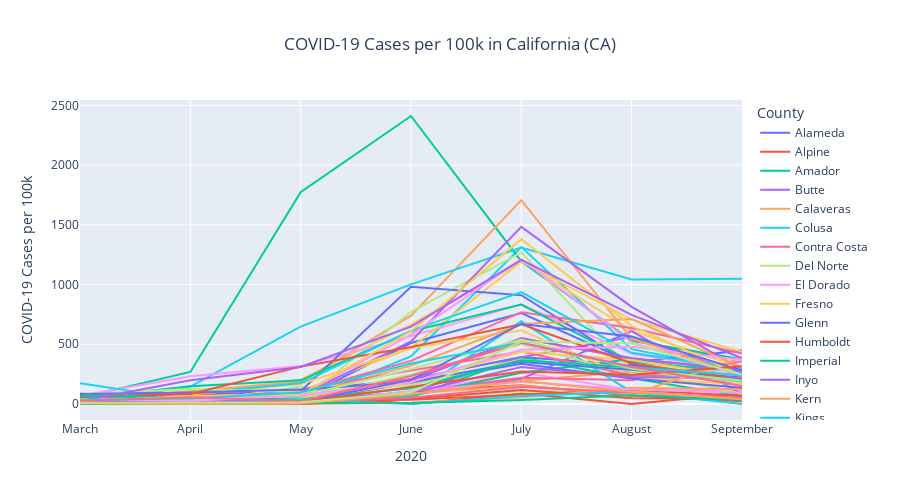

Here is the notebook cell this chart was saved with:
### Code cell
# Plot Covid Cases per 100k by month
df = pd.DataFrame((monthlycases_df.iloc[:,:-1].div(monthlycases_df['pop'], axis=0)*100000).stack(level=0)).reset_index()
df.rename(columns={'level_1':'2020',0:'COVID-19 Cases per 100k'},inplace=True)
fig = px.line(df, x='2020', y='COVID-19 Cases per 100k', color="County",hover_name="County",title='COVID-19 Cases per 100k in California (CA)')
fig.update_layout(height=500,title_x=0.5)
fig.show()

if export:
    fig.write_html("../figures/1_covid_cases.html")
#fig.write_image("../figures/1_covid_cases.png")

### Figure 1 — Plotly figure (JSON) as saved in the notebook; plotly's stock layout.template omitted (floating-point values rounded to 4 significant figures)
{"data": [{"hovertemplate": "<b>%{hovertext}</b><br><br>County=Alameda<br>2020=%{x}<br>COVID-19 Cases per 100k=%{y}<extra></extra>", "hovertext": ["Alameda", "Alameda", "Alameda", "Alameda", "Alameda", "Alameda", "Alameda"], "legendgroup": "Alameda", "line": {"color": "#636efa", "dash": "solid"}, "mode": "lines", "name": "Alameda", "orientation": "v", "showlegend": true, "type": "scatter", "x": ["March", "April", "May", "June", "July", "August", "September"], "xaxis": "x", "y": [40.63, 75.69, 111.7, 207.9, 392.7, 323.3, 155.6], "yaxis": "y"}, {"hovertemplate": "<b>%{hovertext}</b><br><br>County=Alpine<br>2020=%{x}<br>COVID-19 Cases per 100k=%{y}<extra></extra>", "hovertext": ["Alpine", "Alpine", "Alpine", "Alpine", "Alpine", "Alpine", "Alpine"], "legendgroup": "Alpine", "line": {"color": "#EF553B", "dash": "solid"}, "mode": "lines", "name": "Alpine", "orientation": "v", "showlegend": true, "type": "scatter", "x": ["March", "April", "May", "June", "July", "August", "September"], "xaxis": "x", "y": [88.57, 0, 88.57, 0, 88.57, 0, 88.57], "yaxis": "y"}, {"hovertemplate": "<b>%{hovertext}</b><br><br>County=Amador<br>2020=%{x}<br>COVID-19 Cases per 100k=%{y}<extra></extra>", "hovertext": ["Amador", "Amador", "Amador", "Amador", "Amador", "Amador", "Amador"], "legendgroup": "Amador", "line": {"color": "#00cc96", "dash": "solid"}, "mode": "lines", "name": "Amador", "orientation": "v", "showlegend": true, "type": "scatter", "x": ["March", "April", "May", "June", "July", "August", "September"], "xaxis": "x", "y": [12.58, 7.547, 5.031, 60.37, 389.9, 216.3, 62.89], "yaxis": "y"}, {"hovertemplate": "<b>%{hovertext}</b><br><br>County=Butte<br>2020=%{x}<br>COVID-19 Cases per 100k=%{y}<extra></extra>", "hovertext": ["Butte", "Butte", "Butte", "Butte", "Butte", "Butte", "Butte"], "legendgroup": "Butte", "line": {"color": "#ab63fa", "dash": "solid"}, "mode": "lines", "name": "Butte", "orientation": "v", "showlegend": true, "type": "scatter", "x": ["March", "April", "May", "June", "July", "August", "September"], "xaxis": "x", "y": [6.387, 2.737, 20.53, 99.92, 391.0, 563.4, 251.8], "yaxis": "y"}, {"hovertemplate": "<b>%{hovertext}</b><br><br>County=Calaveras<br>2020=%{x}<br>COVID-19 Cases per 100k=%{y}<extra></extra>", "hovertext": ["Calaveras", "Calaveras", "Calaveras", "Calaveras", "Calaveras", "Calaveras", "Calaveras"], "legendgroup": "Calaveras", "line": {"color": "#FFA15A", "dash": "solid"}, "mode": "lines", "name": "Calaveras", "orientation": "v", "showlegend": true, "type": "scatter", "x": ["March", "April", "May", "June", "July", "August", "September"], "xaxis": "x", "y": [13.07, 15.25, 10.89, 87.14, 193.9, 272.3, 93.67], "yaxis": "y"}, {"hovertemplate": "<b>%{hovertext}</b><br><br>County=Colusa<br>2020=%{x}<br>COVID-19 Cases per 100k=%{y}<extra></extra>", "hovertext": ["Colusa", "Colusa", "Colusa", "Colusa", "Colusa", "Colusa", "Colusa"], "legendgroup": "Colusa", "line": {"color": "#19d3f3", "dash": "solid"}, "mode": "lines", "name": "Colusa", "orientation": "v", "showlegend": true, "type": "scatter", "x": ["March", "April", "May", "June", "July", "August", "September"], "xaxis": "x", "y": [13.92, 0, 27.85, 399.1, 1313.0, 459.5, 278.5], "yaxis": "y"}, {"hovertemplate": "<b>%{hovertext}</b><br><br>County=Contra Costa<br>2020=%{x}<br>COVID-19 Cases per 100k=%{y}<extra></extra>", "hovertext": ["Contra Costa", "Contra Costa", "Contra Costa", "Contra Costa", "Contra Costa", "Contra Costa", "Contra Costa"], "legendgroup": "Contra Costa", "line": {"color": "#FF6692", "dash": "solid"}, "mode": "lines", "name": "Contra Costa", "orientation": "v", "showlegend": true, "type": "scatter", "x": ["March", "April", "May", "June", "July", "August", "September"], "xaxis": "x", "y": [40.83, 45.08, 59.99, 209.9, 552.9, 378.4, 226.5], "yaxis": "y"}, {"hovertemplate": "<b>%{hovertext}</b><br><br>County=Del Norte<br>2020=%{x}<br>COVID-19 Cases per 100k=%{y}<extra></extra>", "hovertext": ["Del Norte", "Del Norte", "Del Norte", "Del Norte", "Del Norte", "Del Norte", "Del Norte"], "legendgroup": "Del Norte", "line": {"color": "#B6E880", "dash": "solid"}, "mode": "lines", "name": "Del Norte", "orientation": "v", "showlegend": true, "type": "scatter", "x": ["March", "April", "May", "June", "July", "August", "September"], "xaxis": "x", "y": [3.596, 10.79, 147.4, 50.34, 107.9, 100.7, 107.9], "yaxis": "y"}, {"hovertemplate": "<b>%{hovertext}</b><br><br>County=El Dorado<br>2020=%{x}<br>COVID-19 Cases per 100k=%{y}<extra></extra>", "hovertext": ["El Dorado", "El Dorado", "El Dorado", "El Dorado", "El Dorado", "El Dorado", "El Dorado"], "legendgroup": "El Dorado", "line": {"color": "#FF97FF", "dash": "solid"}, "mode": "lines", "name": "El Dorado", "orientation": "v", "showlegend": true, "type": "scatter", "x": ["March", "April", "May", "June", "July", "August", "September"], "xaxis": "x", "y": [15.56, 14.0, 28.0, 90.75, 262.9, 116.7, 110.5], "yaxis": "y"}, {"hovertemplate": "<b>%{hovertext}</b><br><br>County=Fresno<br>2020=%{x}<br>COVID-19 Cases per 100k=%{y}<extra></extra>", "hovertext": ["Fresno", "Fresno", "Fresno", "Fresno", "Fresno", "Fresno", "Fresno"], "legendgroup": "Fresno", "line": {"color": "#FECB52", "dash": "solid"}, "mode": "lines", "name": "Fresno", "orientation": "v", "showlegend": true, "type": "scatter", "x": ["March", "April", "May", "June", "July", "August", "September"], "xaxis": "x", "y": [23.22, 85.78, 204.2, 664.3, 1193.0, 615.1, 300.8], "yaxis": "y"}, {"hovertemplate": "<b>%{hovertext}</b><br><br>County=Glenn<br>2020=%{x}<br>COVID-19 Cases per 100k=%{y}<extra></extra>", "hovertext": ["Glenn", "Glenn", "Glenn", "Glenn", "Glenn", "Glenn", "Glenn"], "legendgroup": "Glenn", "line": {"color": "#636efa", "dash": "solid"}, "mode": "lines", "name": "Glenn", "orientation": "v", "showlegend": true, "type": "scatter", "x": ["March", "April", "May", "June", "July", "August", "September"], "xaxis": "x", "y": [10.57, 14.09, 45.79, 510.7, 760.8, 348.7, 447.3], "yaxis": "y"}, {"hovertemplate": "<b>%{hovertext}</b><br><br>County=Humboldt<br>2020=%{x}<br>COVID-19 Cases per 100k=%{y}<extra></extra>", "hovertext": ["Humboldt", "Humboldt", "Humboldt", "Humboldt", "Humboldt", "Humboldt", "Humboldt"], "legendgroup": "Humboldt", "line": {"color": "#EF553B", "dash": "solid"}, "mode": "lines", "name": "Humboldt", "orientation": "v", "showlegend": true, "type": "scatter", "x": ["March", "April", "May", "June", "July", "August", "September"], "xaxis": "x", "y": [36.15, 6.639, 38.36, 35.41, 78.93, 118.8, 66.39], "yaxis": "y"}, {"hovertemplate": "<b>%{hovertext}</b><br><br>County=Imperial<br>2020=%{x}<br>COVID-19 Cases per 100k=%{y}<extra></extra>", "hovertext": ["Imperial", "Imperial", "Imperial", "Imperial", "Imperial", "Imperial", "Imperial"], "legendgroup": "Imperial", "line": {"color": "#00cc96", "dash": "solid"}, "mode": "lines", "name": "Imperial", "orientation": "v", "showlegend": true, "type": "scatter", "x": ["March", "April", "May", "June", "July", "August", "September"], "xaxis": "x", "y": [51.32, 268.2, 1774.0, 2412.0, 1194.0, 529.2, 373.6], "yaxis": "y"}, {"hovertemplate": "<b>%{hovertext}</b><br><br>County=Inyo<br>2020=%{x}<br>COVID-19 Cases per 100k=%{y}<extra></extra>", "hovertext": ["Inyo", "Inyo", "Inyo", "Inyo", "Inyo", "Inyo", "Inyo"], "legendgroup": "Inyo", "line": {"color": "#ab63fa", "dash": "solid"}, "mode": "lines", "name": "Inyo", "orientation": "v", "showlegend": true, "type": "scatter", "x": ["March", "April", "May", "June", "July", "August", "September"], "xaxis": "x", "y": [55.44, 49.89, 5.544, 77.61, 210.7, 609.8, 83.15], "yaxis": "y"}, {"hovertemplate": "<b>%{hovertext}</b><br><br>County=Kern<br>2020=%{x}<br>COVID-19 Cases per 100k=%{y}<extra></extra>", "hovertext": ["Kern", "Kern", "Kern", "Kern", "Kern", "Kern", "Kern"], "legendgroup": "Kern", "line": {"color": "#FFA15A", "dash": "solid"}, "mode": "lines", "name": "Kern", "orientation": "v", "showlegend": true, "type": "scatter", "x": ["March", "April", "May", "June", "July", "August", "September"], "xaxis": "x", "y": [30.77, 106.0, 183.4, 739.8, 1707.0, 548.1, 246.9], "yaxis": "y"}, {"hovertemplate": "<b>%{hovertext}</b><br><br>County=Kings<br>2020=%{x}<br>COVID-19 Cases per 100k=%{y}<extra></extra>", "hovertext": ["Kings", "Kings", "Kings", "Kings", "Kings", "Kings", "Kings"], "legendgroup": "Kings", "line": {"color": "#19d3f3", "dash": "solid"}, "mode": "lines", "name": "Kings", "orientation": "v", "showlegend": true, "type": "scatter", "x": ["March", "April", "May", "June", "July", "August", "September"], "xaxis": "x", "y": [11.77, 146.5, 647.3, 1002.0, 1310.0, 1042.0, 1049.0], "yaxis": "y"}, {"hovertemplate": "<b>%{hovertext}</b><br><br>County=Lake<br>2020=%{x}<br>COVID-19 Cases per 100k=%{y}<extra></extra>", "hovertext": ["Lake", "Lake", "Lake", "Lake", "Lake", "Lake", "Lake"], "legendgroup": "Lake", "line": {"color": "#FF6692", "dash": "solid"}, "mode": "lines", "name": "Lake", "orientation": "v", "showlegend": true, "type": "scatter", "x": ["March", "April", "May", "June", "July", "August", "September"], "xaxis": "x", "y": [1.553, 12.43, 34.17, 97.85, 219.0, 198.8, 358.8], "yaxis": "y"}, {"hovertemplate": "<b>%{hovertext}</b><br><br>County=Lassen<br>2020=%{x}<br>COVID-19 Cases per 100k=%{y}<extra></extra>", "hovertext": ["Lassen", "Lassen", "Lassen", "Lassen", "Lassen", "Lassen", "Lassen"], "legendgroup": "Lassen", "line": {"color": "#B6E880", "dash": "solid"}, "mode": "lines", "name": "Lassen", "orientation": "v", "showlegend": true, "type": "scatter", "x": ["March", "April", "May", "June", "July", "August", "September"], "xaxis": "x", "y": [0, 0, 19.63, 771.9, 1269.0, 278.0, 85.04], "yaxis": "y"}, {"hovertemplate": "<b>%{hovertext}</b><br><br>County=Los Angeles<br>2020=%{x}<br>COVID-19 Cases per 100k=%{y}<extra></extra>", "hovertext": ["Los Angeles", "Los Angeles", "Los Angeles", "Los Angeles", "Los Angeles", "Los Angeles", "Los Angeles"], "legendgroup": "Los Angeles", "line": {"color": "#FF97FF", "dash": "solid"}, "mode": "lines", "name": "Los Angeles", "orientation": "v", "showlegend": true, "type": "scatter", "x": ["March", "April", "May", "June", "July", "August", "September"], "xaxis": "x", "y": [68.44, 232.3, 317.2, 568.5, 834.7, 420.1, 278.3], "yaxis": "y"}, {"hovertemplate": "<b>%{hovertext}</b><br><br>County=Madera<br>2020=%{x}<br>COVID-19 Cases per 100k=%{y}<extra></extra>", "hovertext": ["Madera", "Madera", "Madera", "Madera", "Madera", "Madera", "Madera"], "legendgroup": "Madera", "line": {"color": "#FECB52", "dash": "solid"}, "mode": "lines", "name": "Madera", "orientation": "v", "showlegend": true, "type": "scatter", "x": ["March", "April", "May", "June", "July", "August", "September"], "xaxis": "x", "y": [25.42, 20.98, 108.1, 470.4, 1192.0, 706.2, 436.7], "yaxis": "y"}, {"hovertemplate": "<b>%{hovertext}</b><br><br>County=Marin<br>2020=%{x}<br>COVID-19 Cases per 100k=%{y}<extra></extra>", "hovertext": ["Marin", "Marin", "Marin", "Marin", "Marin", "Marin", "Marin"], "legendgroup": "Marin", "line": {"color": "#636efa", "dash": "solid"}, "mode": "lines", "name": "Marin", "orientation": "v", "showlegend": true, "type": "scatter", "x": ["March", "April", "May", "June", "July", "August", "September"], "xaxis": "x", "y": [51.0, 44.43, 107.0, 982.1, 911.4, 329.6, 203.2], "yaxis": "y"}, {"hovertemplate": "<b>%{hovertext}</b><br><br>County=Mariposa<br>2020=%{x}<br>COVID-19 Cases per 100k=%{y}<extra></extra>", "hovertext": ["Mariposa", "Mariposa", "Mariposa", "Mariposa", "Mariposa", "Mariposa", "Mariposa"], "legendgroup": "Mariposa", "line": {"color": "#EF553B", "dash": "solid"}, "mode": "lines", "name": "Mariposa", "orientation": "v", "showlegend": true, "type": "scatter", "x": ["March", "April", "May", "June", "July", "August", "September"], "xaxis": "x", "y": [0, 87.19, 5.813, 104.6, 156.9, 69.76, 23.25], "yaxis": "y"}, {"hovertemplate": "<b>%{hovertext}</b><br><br>County=Mendocino<br>2020=%{x}<br>COVID-19 Cases per 100k=%{y}<extra></extra>", "hovertext": ["Mendocino", "Mendocino", "Mendocino", "Mendocino", "Mendocino", "Mendocino", "Mendocino"], "legendgroup": "Mendocino", "line": {"color": "#00cc96", "dash": "solid"}, "mode": "lines", "name": "Mendocino", "orientation": "v", "showlegend": true, "type": "scatter", "x": ["March", "April", "May", "June", "July", "August", "September"], "xaxis": "x", "y": [4.611, 8.069, 23.06, 66.86, 261.7, 376.9, 289.3], "yaxis": "y"}, {"hovertemplate": "<b>%{hovertext}</b><br><br>County=Merced<br>2020=%{x}<br>COVID-19 Cases per 100k=%{y}<extra></extra>", "hovertext": ["Merced", "Merced", "Merced", "Merced", "Merced", "Merced", "Merced"], "legendgroup": "Merced", "line": {"color": "#ab63fa", "dash": "solid"}, "mode": "lines", "name": "Merced", "orientation": "v", "showlegend": true, "type": "scatter", "x": ["March", "April", "May", "June", "July", "August", "September"], "xaxis": "x", "y": [11.52, 59.06, 70.22, 523.3, 1483.0, 813.2, 289.9], "yaxis": "y"}, {"hovertemplate": "<b>%{hovertext}</b><br><br>County=Modoc<br>2020=%{x}<br>COVID-19 Cases per 100k=%{y}<extra></extra>", "hovertext": ["Modoc", "Modoc", "Modoc", "Modoc", "Modoc", "Modoc", "Modoc"], "legendgroup": "Modoc", "line": {"color": "#FFA15A", "dash": "solid"}, "mode": "lines", "name": "Modoc", "orientation": "v", "showlegend": true, "type": "scatter", "x": ["March", "April", "May", "June", "July", "August", "September"], "xaxis": "x", "y": [0, 0, 0, 11.31, 56.55, 135.7, 124.4], "yaxis": "y"}, {"hovertemplate": "<b>%{hovertext}</b><br><br>County=Mono<br>2020=%{x}<br>COVID-19 Cases per 100k=%{y}<extra></extra>", "hovertext": ["Mono", "Mono", "Mono", "Mono", "Mono", "Mono", "Mono"], "legendgroup": "Mono", "line": {"color": "#19d3f3", "dash": "solid"}, "mode": "lines", "name": "Mono", "orientation": "v", "showlegend": true, "type": "scatter", "x": ["March", "April", "May", "June", "July", "August", "September"], "xaxis": "x", "y": [173.1, 34.62, 55.39, 69.23, 692.3, 96.93, 41.54], "yaxis": "y"}, {"hovertemplate": "<b>%{hovertext}</b><br><br>County=Monterey<br>2020=%{x}<br>COVID-19 Cases per 100k=%{y}<extra></extra>", "hovertext": ["Monterey", "Monterey", "Monterey", "Monterey", "Monterey", "Monterey", "Monterey"], "legendgroup": "Monterey", "line": {"color": "#FF6692", "dash": "solid"}, "mode": "lines", "name": "Monterey", "orientation": "v", "showlegend": true, "type": "scatter", "x": ["March", "April", "May", "June", "July", "August", "September"], "xaxis": "x", "y": [17.28, 43.08, 103.4, 360.8, 768.8, 636.5, 421.8], "yaxis": "y"}, {"hovertemplate": "<b>%{hovertext}</b><br><br>County=Napa<br>2020=%{x}<br>COVID-19 Cases per 100k=%{y}<extra></extra>", "hovertext": ["Napa", "Napa", "Napa", "Napa", "Napa", "Napa", "Napa"], "legendgroup": "Napa", "line": {"color": "#B6E880", "dash": "solid"}, "mode": "lines", "name": "Napa", "orientation": "v", "showlegend": true, "type": "scatter", "x": ["March", "April", "May", "June", "July", "August", "September"], "xaxis": "x", "y": [24.68, 34.12, 46.46, 247.6, 501.7, 242.5, 194.6], "yaxis": "y"}, {"hovertemplate": "<b>%{hovertext}</b><br><br>County=Nevada<br>2020=%{x}<br>COVID-19 Cases per 100k=%{y}<extra></extra>", "hovertext": ["Nevada", "Nevada", "Nevada", "Nevada", "Nevada", "Nevada", "Nevada"], "legendgroup": "Nevada", "line": {"color": "#FF97FF", "dash": "solid"}, "mode": "lines", "name": "Nevada", "orientation": "v", "showlegend": true, "type": "scatter", "x": ["March", "April", "May", "June", "July", "August", "September"], "xaxis": "x", "y": [35.09, 6.015, 9.022, 108.3, 186.5, 122.3, 93.23], "yaxis": "y"}, {"hovertemplate": "<b>%{hovertext}</b><br><br>County=Orange<br>2020=%{x}<br>COVID-19 Cases per 100k=%{y}<extra></extra>", "hovertext": ["Orange", "Orange", "Orange", "Orange", "Orange", "Orange", "Orange"], "legendgroup": "Orange", "line": {"color": "#FECB52", "dash": "solid"}, "mode": "lines", "name": "Orange", "orientation": "v", "showlegend": true, "type": "scatter", "x": ["March", "April", "May", "June", "July", "August", "September"], "xaxis": "x", "y": [39.93, 80.49, 166.5, 466.6, 617.3, 217.7, 165.2], "yaxis": "y"}, {"hovertemplate": "<b>%{hovertext}</b><br><br>County=Placer<br>2020=%{x}<br>COVID-19 Cases per 100k=%{y}<extra></extra>", "hovertext": ["Placer", "Placer", "Placer", "Placer", "Placer", "Placer", "Placer"], "legendgroup": "Placer", "line": {"color": "#636efa", "dash": "solid"}, "mode": "lines", "name": "Placer", "orientation": "v", "showlegend": true, "type": "scatter", "x": ["March", "April", "May", "June", "July", "August", "September"], "xaxis": "x", "y": [28.37, 13.31, 22.85, 175.2, 337.4, 213.6, 136.8], "yaxis": "y"}, {"hovertemplate": "<b>%{hovertext}</b><br><br>County=Plumas<br>2020=%{x}<br>COVID-19 Cases per 100k=%{y}<extra></extra>", "hovertext": ["Plumas", "Plumas", "Plumas", "Plumas", "Plumas", "Plumas", "Plumas"], "legendgroup": "Plumas", "line": {"color": "#EF553B", "dash": "solid"}, "mode": "lines", "name": "Plumas", "orientation": "v", "showlegend": true, "type": "scatter", "x": ["March", "April", "May", "June", "July", "August", "September"], "xaxis": "x", "y": [5.317, 15.95, 0, 42.54, 117.0, 47.85, 42.54], "yaxis": "y"}, {"hovertemplate": "<b>%{hovertext}</b><br><br>County=Riverside<br>2020=%{x}<br>COVID-19 Cases per 100k=%{y}<extra></extra>", "hovertext": ["Riverside", "Riverside", "Riverside", "Riverside", "Riverside", "Riverside", "Riverside"], "legendgroup": "Riverside", "line": {"color": "#00cc96", "dash": "solid"}, "mode": "lines", "name": "Riverside", "orientation": "v", "showlegend": true, "type": "scatter", "x": ["March", "April", "May", "June", "July", "August", "September"], "xaxis": "x", "y": [46.75, 147.7, 198.3, 609.1, 832.6, 353.1, 268.4], "yaxis": "y"}, {"hovertemplate": "<b>%{hovertext}</b><br><br>County=Sacramento<br>2020=%{x}<br>COVID-19 Cases per 100k=%{y}<extra></extra>", "hovertext": ["Sacramento", "Sacramento", "Sacramento", "Sacramento", "Sacramento", "Sacramento", "Sacramento"], "legendgroup": "Sacramento", "line": {"color": "#ab63fa", "dash": "solid"}, "mode": "lines", "name": "Sacramento", "orientation": "v", "showlegend": true, "type": "scatter", "x": ["March", "April", "May", "June", "July", "August", "September"], "xaxis": "x", "y": [38.4, 34.6, 25.26, 196.9, 548.7, 385.6, 276.2], "yaxis": "y"}, {"hovertemplate": "<b>%{hovertext}</b><br><br>County=San Benito<br>2020=%{x}<br>COVID-19 Cases per 100k=%{y}<extra></extra>", "hovertext": ["San Benito", "San Benito", "San Benito", "San Benito", "San Benito", "San Benito", "San Benito"], "legendgroup": "San Benito", "line": {"color": "#FFA15A", "dash": "solid"}, "mode": "lines", "name": "San Benito", "orientation": "v", "showlegend": true, "type": "scatter", "x": ["March", "April", "May", "June", "July", "August", "September"], "xaxis": "x", "y": [47.76, 39.8, 70.05, 321.6, 670.3, 711.7, 304.1], "yaxis": "y"}, {"hovertemplate": "<b>%{hovertext}</b><br><br>County=San Bernardino<br>2020=%{x}<br>COVID-19 Cases per 100k=%{y}<extra></extra>", "hovertext": ["San Bernardino", "San Bernardino", "San Bernardino", "San Bernardino", "San Bernardino", "San Bernardino", "San Bernardino"], "legendgroup": "San Bernardino", "line": {"color": "#19d3f3", "dash": "solid"}, "mode": "lines", "name": "San Bernardino", "orientation": "v", "showlegend": true, "type": "scatter", "x": ["March", "April", "May", "June", "July", "August", "September"], "xaxis": "x", "y": [33.26, 88.44, 173.3, 614.7, 936.7, 428.2, 290.5], "yaxis": "y"}, {"hovertemplate": "<b>%{hovertext}</b><br><br>County=San Diego<br>2020=%{x}<br>COVID-19 Cases per 100k=%{y}<extra></extra>", "hovertext": ["San Diego", "San Diego", "San Diego", "San Diego", "San Diego", "San Diego", "San Diego"], "legendgroup": "San Diego", "line": {"color": "#FF6692", "dash": "solid"}, "mode": "lines", "name": "San Diego", "orientation": "v", "showlegend": true, "type": "scatter", "x": ["March", "April", "May", "June", "July", "August", "September"], "xaxis": "x", "y": [46.88, 90.37, 120.4, 279.6, 438.8, 238.1, 255.9], "yaxis": "y"}, {"hovertemplate": "<b>%{hovertext}</b><br><br>County=San Francisco<br>2020=%{x}<br>COVID-19 Cases per 100k=%{y}<extra></extra>", "hovertext": ["San Francisco", "San Francisco", "San Francisco", "San Francisco", "San Francisco", "San Francisco", "San Francisco"], "legendgroup": "San Francisco", "line": {"color": "#B6E880", "dash": "solid"}, "mode": "lines", "name": "San Francisco", "orientation": "v", "showlegend": true, "type": "scatter", "x": ["March", "April", "May", "June", "July", "August", "September"], "xaxis": "x", "y": [83.26, 125.5, 98.92, 159.0, 373.5, 281.5, 184.1], "yaxis": "y"}, {"hovertemplate": "<b>%{hovertext}</b><br><br>County=San Joaquin<br>2020=%{x}<br>COVID-19 Cases per 100k=%{y}<extra></extra>", "hovertext": ["San Joaquin", "San Joaquin", "San Joaquin", "San Joaquin", "San Joaquin", "San Joaquin", "San Joaquin"], "legendgroup": "San Joaquin", "line": {"color": "#FF97FF", "dash": "solid"}, "mode": "lines", "name": "San Joaquin", "orientation": "v", "showlegend": true, "type": "scatter", "x": ["March", "April", "May", "June", "July", "August", "September"], "xaxis": "x", "y": [29.92, 47.63, 77.28, 581.4, 1211.0, 517.1, 230.9], "yaxis": "y"}, {"hovertemplate": "<b>%{hovertext}</b><br><br>County=San Luis Obispo<br>2020=%{x}<br>COVID-19 Cases per 100k=%{y}<extra></extra>", "hovertext": ["San Luis Obispo", "San Luis Obispo", "San Luis Obispo", "San Luis Obispo", "San Luis Obispo", "San Luis Obispo", "San Luis Obispo"], "legendgroup": "San Luis Obispo", "line": {"color": "#FECB52", "dash": "solid"}, "mode": "lines", "name": "San Luis Obispo", "orientation": "v", "showlegend": true, "type": "scatter", "x": ["March", "April", "May", "June", "July", "August", "September"], "xaxis": "x", "y": [39.56, 40.97, 32.5, 179.4, 436.6, 368.4, 222.5], "yaxis": "y"}, {"hovertemplate": "<b>%{hovertext}</b><br><br>County=San Mateo<br>2020=%{x}<br>COVID-19 Cases per 100k=%{y}<extra></extra>", "hovertext": ["San Mateo", "San Mateo", "San Mateo", "San Mateo", "San Mateo", "San Mateo", "San Mateo"], "legendgroup": "San Mateo", "line": {"color": "#636efa", "dash": "solid"}, "mode": "lines", "name": "San Mateo", "orientation": "v", "showlegend": true, "type": "scatter", "x": ["March", "April", "May", "June", "July", "August", "September"], "xaxis": "x", "y": [83.1, 95.49, 121.7, 184.7, 352.6, 285.6, 222.8], "yaxis": "y"}, {"hovertemplate": "<b>%{hovertext}</b><br><br>County=Santa Barbara<br>2020=%{x}<br>COVID-19 Cases per 100k=%{y}<extra></extra>", "hovertext": ["Santa Barbara", "Santa Barbara", "Santa Barbara", "Santa Barbara", "Santa Barbara", "Santa Barbara", "Santa Barbara"], "legendgroup": "Santa Barbara", "line": {"color": "#EF553B", "dash": "solid"}, "mode": "lines", "name": "Santa Barbara", "orientation": "v", "showlegend": true, "type": "scatter", "x": ["March", "April", "May", "June", "July", "August", "September"], "xaxis": "x", "y": [58.9, 84.43, 312.9, 477.0, 668.3, 340.9, 206.3], "yaxis": "y"}, {"hovertemplate": "<b>%{hovertext}</b><br><br>County=Santa Clara<br>2020=%{x}<br>COVID-19 Cases per 100k=%{y}<extra></extra>", "hovertext": ["Santa Clara", "Santa Clara", "Santa Clara", "Santa Clara", "Santa Clara", "Santa Clara", "Santa Clara"], "legendgroup": "Santa Clara", "line": {"color": "#00cc96", "dash": "solid"}, "mode": "lines", "name": "Santa Clara", "orientation": "v", "showlegend": true, "type": "scatter", "x": ["March", "April", "May", "June", "July", "August", "September"], "xaxis": "x", "y": [69.25, 55.76, 38.64, 131.2, 366.3, 306.2, 189.8], "yaxis": "y"}, {"hovertemplate": "<b>%{hovertext}</b><br><br>County=Santa Cruz<br>2020=%{x}<br>COVID-19 Cases per 100k=%{y}<extra></extra>", "hovertext": ["Santa Cruz", "Santa Cruz", "Santa Cruz", "Santa Cruz", "Santa Cruz", "Santa Cruz", "Santa Cruz"], "legendgroup": "Santa Cruz", "line": {"color": "#ab63fa", "dash": "solid"}, "mode": "lines", "name": "Santa Cruz", "orientation": "v", "showlegend": true, "type": "scatter", "x": ["March", "April", "May", "June", "July", "August", "September"], "xaxis": "x", "y": [27.09, 21.23, 32.58, 92.97, 308.9, 225.5, 218.1], "yaxis": "y"}, {"hovertemplate": "<b>%{hovertext}</b><br><br>County=Shasta<br>2020=%{x}<br>COVID-19 Cases per 100k=%{y}<extra></extra>", "hovertext": ["Shasta", "Shasta", "Shasta", "Shasta", "Shasta", "Shasta", "Shasta"], "legendgroup": "Shasta", "line": {"color": "#FFA15A", "dash": "solid"}, "mode": "lines", "name": "Shasta", "orientation": "v", "showlegend": true, "type": "scatter", "x": ["March", "April", "May", "June", "July", "August", "September"], "xaxis": "x", "y": [11.11, 8.33, 11.11, 88.85, 152.7, 79.96, 388.7], "yaxis": "y"}, {"hovertemplate": "<b>%{hovertext}</b><br><br>County=Sierra<br>2020=%{x}<br>COVID-19 Cases per 100k=%{y}<extra></extra>", "hovertext": ["Sierra", "Sierra", "Sierra", "Sierra", "Sierra", "Sierra", "Sierra"], "legendgroup": "Sierra", "line": {"color": "#19d3f3", "dash": "solid"}, "mode": "lines", "name": "Sierra", "orientation": "v", "showlegend": true, "type": "scatter", "x": ["March", "April", "May", "June", "July", "August", "September"], "xaxis": "x", "y": [0, 0, 33.28, 0, 66.56, 99.83, 0], "yaxis": "y"}, {"hovertemplate": "<b>%{hovertext}</b><br><br>County=Siskiyou<br>2020=%{x}<br>COVID-19 Cases per 100k=%{y}<extra></extra>", "hovertext": ["Siskiyou", "Siskiyou", "Siskiyou", "Siskiyou", "Siskiyou", "Siskiyou", "Siskiyou"], "legendgroup": "Siskiyou", "line": {"color": "#FF6692", "dash": "solid"}, "mode": "lines", "name": "Siskiyou", "orientation": "v", "showlegend": true, "type": "scatter", "x": ["March", "April", "May", "June", "July", "August", "September"], "xaxis": "x", "y": [9.187, 2.297, 13.78, 52.83, 142.4, 96.47, 52.83], "yaxis": "y"}, {"hovertemplate": "<b>%{hovertext}</b><br><br>County=Solano<br>2020=%{x}<br>COVID-19 Cases per 100k=%{y}<extra></extra>", "hovertext": ["Solano", "Solano", "Solano", "Solano", "Solano", "Solano", "Solano"], "legendgroup": "Solano", "line": {"color": "#B6E880", "dash": "solid"}, "mode": "lines", "name": "Solano", "orientation": "v", "showlegend": true, "type": "scatter", "x": ["March", "April", "May", "June", "July", "August", "September"], "xaxis": "x", "y": [22.56, 49.15, 66.57, 292.4, 539.0, 295.1, 195.2], "yaxis": "y"}, {"hovertemplate": "<b>%{hovertext}</b><br><br>County=Sonoma<br>2020=%{x}<br>COVID-19 Cases per 100k=%{y}<extra></extra>", "hovertext": ["Sonoma", "Sonoma", "Sonoma", "Sonoma", "Sonoma", "Sonoma", "Sonoma"], "legendgroup": "Sonoma", "line": {"color": "#FF97FF", "dash": "solid"}, "mode": "lines", "name": "Sonoma", "orientation": "v", "showlegend": true, "type": "scatter", "x": ["March", "April", "May", "June", "July", "August", "September"], "xaxis": "x", "y": [29.74, 28.12, 71.21, 183.7, 454.5, 479.8, 368.4], "yaxis": "y"}, {"hovertemplate": "<b>%{hovertext}</b><br><br>County=Stanislaus<br>2020=%{x}<br>COVID-19 Cases per 100k=%{y}<extra></extra>", "hovertext": ["Stanislaus", "Stanislaus", "Stanislaus", "Stanislaus", "Stanislaus", "Stanislaus", "Stanislaus"], "legendgroup": "Stanislaus", "line": {"color": "#FECB52", "dash": "solid"}, "mode": "lines", "name": "Stanislaus", "orientation": "v", "showlegend": true, "type": "scatter", "x": ["March", "April", "May", "June", "July", "August", "September"], "xaxis": "x", "y": [18.52, 66.28, 80.63, 608.9, 1380.0, 653.9, 238.3], "yaxis": "y"}, {"hovertemplate": "<b>%{hovertext}</b><br><br>County=Sutter<br>2020=%{x}<br>COVID-19 Cases per 100k=%{y}<extra></extra>", "hovertext": ["Sutter", "Sutter", "Sutter", "Sutter", "Sutter", "Sutter", "Sutter"], "legendgroup": "Sutter", "line": {"color": "#636efa", "dash": "solid"}, "mode": "lines", "name": "Sutter", "orientation": "v", "showlegend": true, "type": "scatter", "x": ["March", "April", "May", "June", "July", "August", "September"], "xaxis": "x", "y": [21.66, 9.281, 17.53, 202.1, 670.3, 566.1, 279.5], "yaxis": "y"}, {"hovertemplate": "<b>%{hovertext}</b><br><br>County=Tehama<br>2020=%{x}<br>COVID-19 Cases per 100k=%{y}<extra></extra>", "hovertext": ["Tehama", "Tehama", "Tehama", "Tehama", "Tehama", "Tehama", "Tehama"], "legendgroup": "Tehama", "line": {"color": "#EF553B", "dash": "solid"}, "mode": "lines", "name": "Tehama", "orientation": "v", "showlegend": true, "type": "scatter", "x": ["March", "April", "May", "June", "July", "August", "September"], "xaxis": "x", "y": [1.536, 0, 13.83, 146.0, 272.0, 245.8, 316.5], "yaxis": "y"}, {"hovertemplate": "<b>%{hovertext}</b><br><br>County=Trinity<br>2020=%{x}<br>COVID-19 Cases per 100k=%{y}<extra></extra>", "hovertext": ["Trinity", "Trinity", "Trinity", "Trinity", "Trinity", "Trinity", "Trinity"], "legendgroup": "Trinity", "line": {"color": "#00cc96", "dash": "solid"}, "mode": "lines", "name": "Trinity", "orientation": "v", "showlegend": true, "type": "scatter", "x": ["March", "April", "May", "June", "July", "August", "September"], "xaxis": "x", "y": [0, 0, 8.14, 8.14, 32.56, 73.26, 32.56], "yaxis": "y"}, {"hovertemplate": "<b>%{hovertext}</b><br><br>County=Tulare<br>2020=%{x}<br>COVID-19 Cases per 100k=%{y}<extra></extra>", "hovertext": ["Tulare", "Tulare", "Tulare", "Tulare", "Tulare", "Tulare", "Tulare"], "legendgroup": "Tulare", "line": {"color": "#ab63fa", "dash": "solid"}, "mode": "lines", "name": "Tulare", "orientation": "v", "showlegend": true, "type": "scatter", "x": ["March", "April", "May", "June", "July", "August", "September"], "xaxis": "x", "y": [25.31, 198.2, 309.5, 648.2, 1207.0, 745.6, 383.7], "yaxis": "y"}, {"hovertemplate": "<b>%{hovertext}</b><br><br>County=Tuolumne<br>2020=%{x}<br>COVID-19 Cases per 100k=%{y}<extra></extra>", "hovertext": ["Tuolumne", "Tuolumne", "Tuolumne", "Tuolumne", "Tuolumne", "Tuolumne", "Tuolumne"], "legendgroup": "Tuolumne", "line": {"color": "#FFA15A", "dash": "solid"}, "mode": "lines", "name": "Tuolumne", "orientation": "v", "showlegend": true, "type": "scatter", "x": ["March", "April", "May", "June", "July", "August", "September"], "xaxis": "x", "y": [3.671, 0, 3.671, 82.6, 192.7, 102.8, 40.38], "yaxis": "y"}, {"hovertemplate": "<b>%{hovertext}</b><br><br>County=Ventura<br>2020=%{x}<br>COVID-19 Cases per 100k=%{y}<extra></extra>", "hovertext": ["Ventura", "Ventura", "Ventura", "Ventura", "Ventura", "Ventura", "Ventura"], "legendgroup": "Ventura", "line": {"color": "#19d3f3", "dash": "solid"}, "mode": "lines", "name": "Ventura", "orientation": "v", "showlegend": true, "type": "scatter", "x": ["March", "April", "May", "June", "July", "August", "September"], "xaxis": "x", "y": [35.58, 46.22, 96.69, 339.8, 515.5, 308.6, 241.7], "yaxis": "y"}, {"hovertemplate": "<b>%{hovertext}</b><br><br>County=Yolo<br>2020=%{x}<br>COVID-19 Cases per 100k=%{y}<extra></extra>", "hovertext": ["Yolo", "Yolo", "Yolo", "Yolo", "Yolo", "Yolo", "Yolo"], "legendgroup": "Yolo", "line": {"color": "#FF6692", "dash": "solid"}, "mode": "lines", "name": "Yolo", "orientation": "v", "showlegend": true, "type": "scatter", "x": ["March", "April", "May", "June", "July", "August", "September"], "xaxis": "x", "y": [25.4, 55.78, 24.04, 234.9, 512.9, 311.6, 150.1], "yaxis": "y"}, {"hovertemplate": "<b>%{hovertext}</b><br><br>County=Yuba<br>2020=%{x}<br>COVID-19 Cases per 100k=%{y}<extra></extra>", "hovertext": ["Yuba", "Yuba", "Yuba", "Yuba", "Yuba", "Yuba", "Yuba"], "legendgroup": "Yuba", "line": {"color": "#B6E880", "dash": "solid"}, "mode": "lines", "name": "Yuba", "orientation": "v", "showlegend": true, "type": "scatter", "x": ["March", "April", "May", "June", "July", "August", "September"], "xaxis": "x", "y": [11.44, 12.71, 13.98, 95.34, 522.4, 507.2, 246.6], "yaxis": "y"}], "layout": {"height": 500, "legend": {"title": {"text": "County"}, "tracegroupgap": 0}, "title": {"text": "COVID-19 Cases per 100k in California (CA)", "x": 0.5}, "xaxis": {"anchor": "y", "domain": [0, 1], "title": {"text": "2020"}}, "yaxis": {"anchor": "x", "domain": [0, 1], "title": {"text": "COVID-19 Cases per 100k"}}}}
